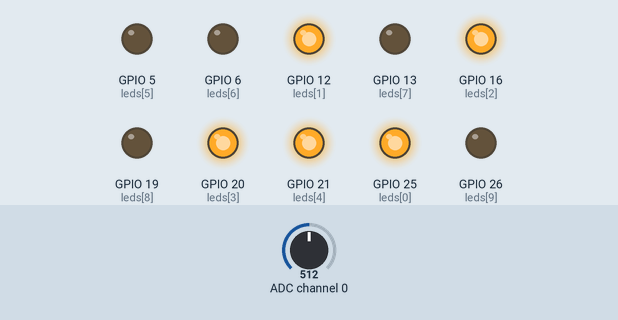
The program below on a simulated Raspberry Pi (BCM pin numbers). On the bench: output pins drawn as LEDs (lit = HIGH). Inputs (shaded band) come from the test bench; at power-on: ADC channel 0 = 512 (analog values on the 0–1023 scale).

Above: at 1.2 s.
1.3 s: ADC channel 0 set to 605
2.8 s: ADC channel 0 set to 625
At 4.0 s:
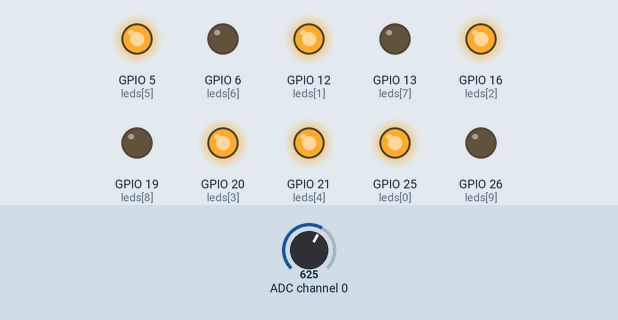
4.3 s: ADC channel 0 set to 511
At 5.4 s:
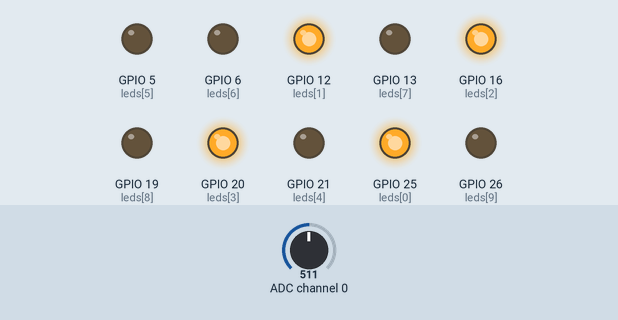
5.8 s: ADC channel 0 set to 419
7.3 s: ADC channel 0 set to 402
At 7.9 s:
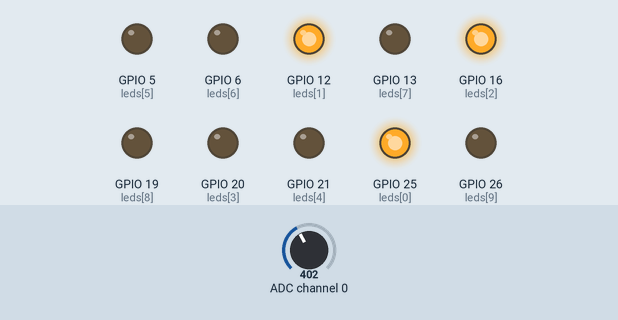
8.8 s: ADC channel 0 set to 716
At 9.1 s:
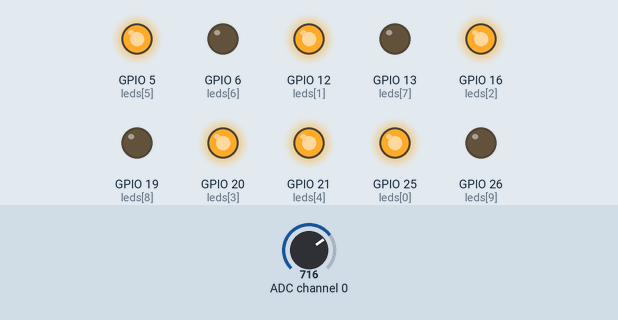
Timing chart, 0 to 11.3 s (numbered marks = the images above; inputs shaded):
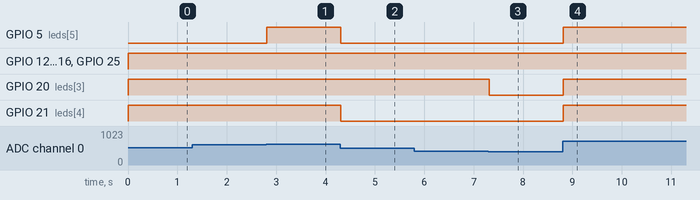

Measured:
- the behaviour switches between 614 and 615 on ADC channel 0 (found by bisection; images 0 and 1)
- the behaviour switches between 410 and 409 on ADC channel 0 (found by bisection; images 2 and 3)
- after the input at 2.8 s, GPIO 5 (leds[5]): LOW → HIGH at once
- after the input at 4.3 s, GPIO 5 (leds[5]), GPIO 21 (leds[4]): HIGH → LOW at once
- after the input at 7.3 s, GPIO 20 (leds[3]): HIGH → LOW at once
- after the input at 8.8 s, GPIO 5 (leds[5]), GPIO 20 (leds[3]), GPIO 21 (leds[4]): LOW → HIGH at once

The program:

4.1.11-2_Battery_indicator_zero.py
```python
#!/usr/bin/env python3
from gpiozero import LED
import spidev
import time

# List of GPIO pins to which LEDs are connected
ledPins = [25, 12, 16, 20, 21, 5, 6, 13, 19, 26]
# Initialize LED objects for each pin in the list
leds = [LED(pin) for pin in ledPins]

# Setup SPI for MCP3008
spi = spidev.SpiDev()
spi.open(0, 0)              # Open SPI bus 0, device (CE0)
spi.max_speed_hz = 1000000  # Set SPI speed to 1 MHz

def read_adc(channel=0):
    """
    Reads analog value from MCP3008 channel (default CH0).
    Returns a 10-bit value .
    """
    if channel < 0 or channel > 7:
        return -1
    r = spi.xfer2([1, (8 + channel) << 4, 0])
    value = ((r[1] & 0x03) << 8) | r[2]
    return value

def LedBarGraph(value):
    # Turn off all LEDs
    for i in range(10):
        leds[i].off()
    # Turn on LEDs up to the specified value
    for i in range(min(value, 10)):
        leds[i].on()

try:
    # Main loop to continuously update LED bar graph
    while True:
        analogVal = read_adc(0)  # Read from CH0
        LedBarGraph(int(analogVal / 102.4))
        time.sleep(0.1)
except KeyboardInterrupt:
    # Turn off all LEDs when program is interrupted
    for i in range(10):
        leds[i].off()
    spi.close()
```
